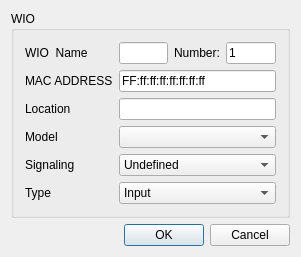
<?xml version="1.0" encoding="UTF-8"?>
<ui version="4.0">
 <class>FLCreateWioDlg</class>
 <widget class="QDialog" name="FLCreateWioDlg">
  <property name="geometry">
   <rect>
    <x>0</x>
    <y>0</y>
    <width>301</width>
    <height>230</height>
   </rect>
  </property>
  <property name="windowTitle">
   <string>Create new WIO</string>
  </property>
  <layout class="QGridLayout" name="gridLayout_3">
   <item row="0" column="0" colspan="3">
    <widget class="QGroupBox" name="groupBox">
     <property name="title">
      <string>WIO</string>
     </property>
     <layout class="QGridLayout" name="gridLayout">
      <item row="4" column="0">
       <widget class="QLabel" name="label_3">
        <property name="text">
         <string>Signaling</string>
        </property>
       </widget>
      </item>
      <item row="3" column="0">
       <widget class="QLabel" name="label_4">
        <property name="text">
         <string>Model</string>
        </property>
       </widget>
      </item>
      <item row="5" column="0">
       <widget class="QLabel" name="label_6">
        <property name="text">
         <string>Type</string>
        </property>
       </widget>
      </item>
      <item row="0" column="0">
       <widget class="QLabel" name="label">
        <property name="text">
         <string>WIO  Name</string>
        </property>
       </widget>
      </item>
      <item row="2" column="0">
       <widget class="QLabel" name="label_5">
        <property name="text">
         <string>Location</string>
        </property>
       </widget>
      </item>
      <item row="1" column="0">
       <widget class="QLabel" name="label_2">
        <property name="text">
         <string>MAC ADDRESS</string>
        </property>
       </widget>
      </item>
      <item row="0" column="2">
       <widget class="QLineEdit" name="leName"/>
      </item>
      <item row="0" column="4">
       <widget class="QLineEdit" name="lineEdit_3">
        <property name="minimumSize">
         <size>
          <width>50</width>
          <height>0</height>
         </size>
        </property>
        <property name="maximumSize">
         <size>
          <width>50</width>
          <height>16777215</height>
         </size>
        </property>
        <property name="text">
         <string>1</string>
        </property>
       </widget>
      </item>
      <item row="1" column="2" colspan="3">
       <widget class="QLineEdit" name="lineEdit">
        <property name="inputMask">
         <string>NN:NN:NN:NN:NN:NN:NN:NN</string>
        </property>
        <property name="text">
         <string>FF:ff:ff:ff:ff:ff:ff:ff</string>
        </property>
       </widget>
      </item>
      <item row="2" column="2" colspan="3">
       <widget class="QLineEdit" name="lineEdit_2"/>
      </item>
      <item row="3" column="2" colspan="3">
       <widget class="QComboBox" name="comboBox_2"/>
      </item>
      <item row="4" column="2" colspan="3">
       <widget class="QComboBox" name="comboBox">
        <item>
         <property name="text">
          <string>Undefined</string>
         </property>
        </item>
        <item>
         <property name="text">
          <string>Continues</string>
         </property>
        </item>
        <item>
         <property name="text">
          <string>Temporal</string>
         </property>
        </item>
        <item>
         <property name="text">
          <string>March Time</string>
         </property>
        </item>
        <item>
         <property name="text">
          <string>California</string>
         </property>
        </item>
       </widget>
      </item>
      <item row="5" column="2" colspan="3">
       <widget class="QComboBox" name="comboBox_3">
        <item>
         <property name="text">
          <string>Input</string>
         </property>
        </item>
        <item>
         <property name="text">
          <string>Output</string>
         </property>
        </item>
       </widget>
      </item>
      <item row="0" column="3">
       <widget class="QLabel" name="label_7">
        <property name="text">
         <string>Number:</string>
        </property>
       </widget>
      </item>
     </layout>
    </widget>
   </item>
   <item row="1" column="0">
    <spacer name="horizontalSpacer">
     <property name="orientation">
      <enum>Qt::Horizontal</enum>
     </property>
     <property name="sizeHint" stdset="0">
      <size>
       <width>174</width>
       <height>20</height>
      </size>
     </property>
    </spacer>
   </item>
   <item row="1" column="1">
    <widget class="QPushButton" name="okButton">
     <property name="text">
      <string>OK</string>
     </property>
    </widget>
   </item>
   <item row="1" column="2">
    <widget class="QPushButton" name="cancelButton">
     <property name="text">
      <string>Cancel</string>
     </property>
    </widget>
   </item>
  </layout>
 </widget>
 <layoutdefault spacing="6" margin="11"/>
 <resources/>
 <connections>
  <connection>
   <sender>comboBox</sender>
   <signal>currentIndexChanged(int)</signal>
   <receiver>FLCreateWioDlg</receiver>
   <slot>on_model_changed(int)</slot>
   <hints>
    <hint type="sourcelabel">
     <x>216</x>
     <y>165</y>
    </hint>
    <hint type="destinationlabel">
     <x>178</x>
     <y>114</y>
    </hint>
   </hints>
  </connection>
 </connections>
 <slots>
  <slot>on_model_changed(int)</slot>
 </slots>
</ui>
